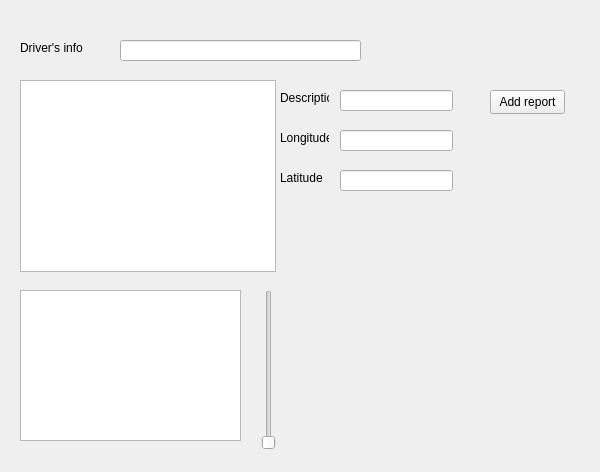
<?xml version="1.0" encoding="UTF-8"?>
<ui version="4.0">
 <class>GuiClass</class>
 <widget class="QWidget" name="GuiClass">
  <property name="geometry">
   <rect>
    <x>0</x>
    <y>0</y>
    <width>600</width>
    <height>472</height>
   </rect>
  </property>
  <property name="windowTitle">
   <string>Gui</string>
  </property>
  <widget class="QLineEdit" name="lineEdit">
   <property name="geometry">
    <rect>
     <x>120</x>
     <y>40</y>
     <width>241</width>
     <height>21</height>
    </rect>
   </property>
  </widget>
  <widget class="QLabel" name="label">
   <property name="geometry">
    <rect>
     <x>20</x>
     <y>40</y>
     <width>71</width>
     <height>16</height>
    </rect>
   </property>
   <property name="text">
    <string>Driver's info</string>
   </property>
  </widget>
  <widget class="QListWidget" name="listWidget">
   <property name="geometry">
    <rect>
     <x>20</x>
     <y>80</y>
     <width>256</width>
     <height>192</height>
    </rect>
   </property>
  </widget>
  <widget class="QLineEdit" name="lineEdit_2">
   <property name="geometry">
    <rect>
     <x>340</x>
     <y>90</y>
     <width>113</width>
     <height>21</height>
    </rect>
   </property>
  </widget>
  <widget class="QLineEdit" name="lineEdit_3">
   <property name="geometry">
    <rect>
     <x>340</x>
     <y>130</y>
     <width>113</width>
     <height>21</height>
    </rect>
   </property>
  </widget>
  <widget class="QLineEdit" name="lineEdit_4">
   <property name="geometry">
    <rect>
     <x>340</x>
     <y>170</y>
     <width>113</width>
     <height>21</height>
    </rect>
   </property>
  </widget>
  <widget class="QLabel" name="label_2">
   <property name="geometry">
    <rect>
     <x>280</x>
     <y>90</y>
     <width>49</width>
     <height>16</height>
    </rect>
   </property>
   <property name="text">
    <string>Description</string>
   </property>
  </widget>
  <widget class="QLabel" name="label_3">
   <property name="geometry">
    <rect>
     <x>280</x>
     <y>130</y>
     <width>49</width>
     <height>16</height>
    </rect>
   </property>
   <property name="text">
    <string>Longitude</string>
   </property>
  </widget>
  <widget class="QLabel" name="label_4">
   <property name="geometry">
    <rect>
     <x>280</x>
     <y>170</y>
     <width>49</width>
     <height>16</height>
    </rect>
   </property>
   <property name="text">
    <string>Latitude</string>
   </property>
  </widget>
  <widget class="QPushButton" name="pushButton">
   <property name="geometry">
    <rect>
     <x>490</x>
     <y>90</y>
     <width>75</width>
     <height>24</height>
    </rect>
   </property>
   <property name="text">
    <string>Add report</string>
   </property>
  </widget>
  <widget class="QListWidget" name="listWidget_2">
   <property name="geometry">
    <rect>
     <x>20</x>
     <y>290</y>
     <width>221</width>
     <height>151</height>
    </rect>
   </property>
  </widget>
  <widget class="QSlider" name="verticalSlider">
   <property name="geometry">
    <rect>
     <x>260</x>
     <y>290</y>
     <width>18</width>
     <height>160</height>
    </rect>
   </property>
   <property name="orientation">
    <enum>Qt::Vertical</enum>
   </property>
  </widget>
 </widget>
 <layoutdefault spacing="6" margin="11"/>
 <resources>
  <include location="Gui.qrc"/>
 </resources>
 <connections/>
</ui>
